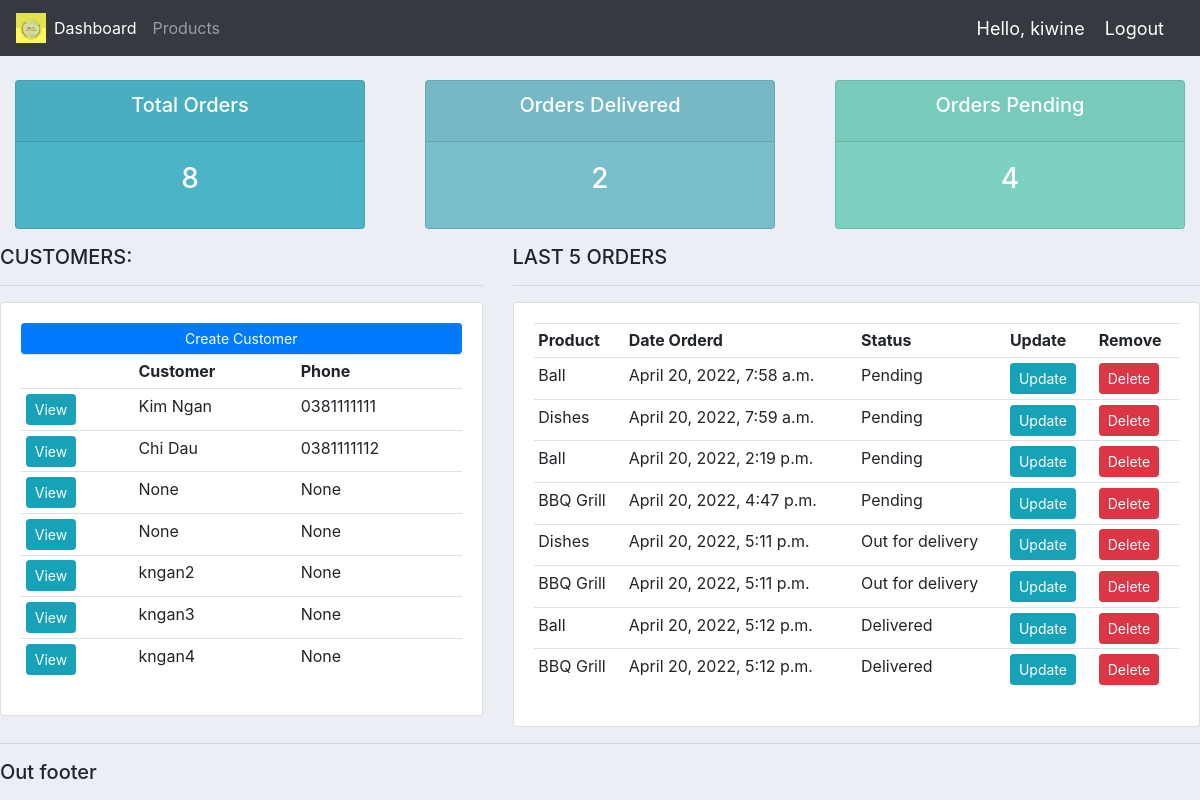
Page / (signed in) on the earlier database version.
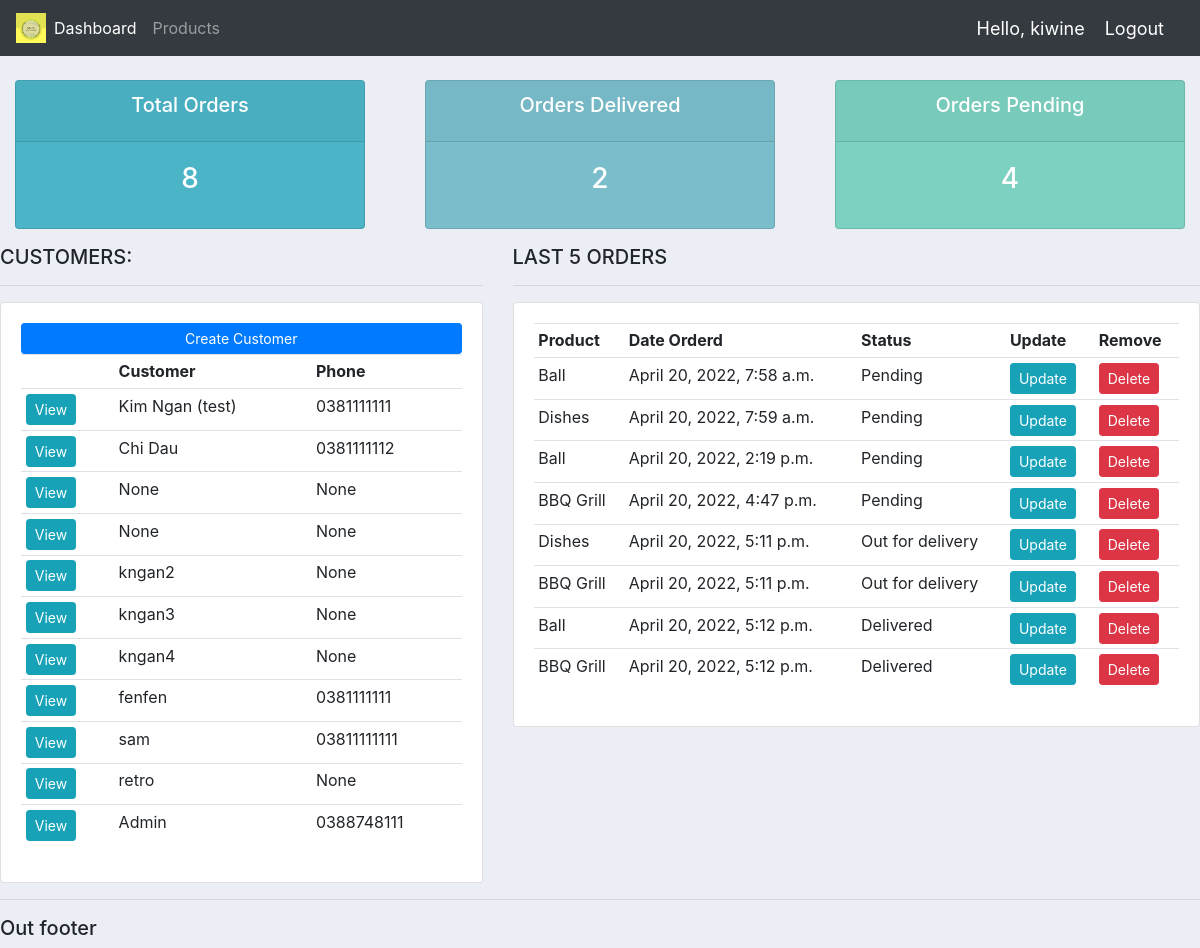
Same page on the later database version.
### accounts/models.py (models this page shows, shortened)
class Customer(models.Model): # để thêm customer vào db thì cần chạy lệnh makemigrations (python manage.py makemigrations)
	user = models.OneToOneField(User, related_name = 'customer',blank=True, null=True, on_delete=models.CASCADE)
	name = models.CharField(max_length=200, null=True) #cho phep gia tri null
	phone = models.CharField(max_length=200,null=True)
	email = models.CharField(max_length=200,null=True)
	profile_pic = models.ImageField(default = 'default_avatar.jpg',null=True, blank=True) #vì đã tạo đường dẫn media root trong urls trỏ đến thư mục static/img nên chỉ cần dẫn link hình ảnh trực tiếp
	date_created = models.DateTimeField(auto_now_add = True,null=True)

class Order(models.Model):
	STATUS = (
			('Pending','Pending'),
			('Out for delivery','Out for delivery'),
			('Delivered','Delivered'),
			)
	customer = models.ForeignKey(Customer, null=True, on_delete = models.SET_NULL)  # set khóa ngoại trỏ tới bảng Customer
	product = models.ForeignKey(Product, null=True, on_delete = models.SET_NULL)
	date_created = models.DateTimeField(auto_now_add = True,null=True)
	status = models.CharField(max_length=200, null=True, choices=STATUS)
	note = models.CharField(max_length=1000, null=True)

class Product(models.Model):
	CATEGORY = (
			('Indoor','Indoor'),
			('Outdoor','Outdoor'),
			)
	name= models.CharField(max_length=200, null=True)
	price = models.FloatField(null=True)
	category = models.CharField(max_length=200, null=True, choices=CATEGORY) #category xac dinh gia tri dua vao CATEGORY, like a dropdown menu
	discription = models.CharField(max_length=200, null=True, blank=True)
	date_created = models.DateTimeField(auto_now_add = True,null=True)
	tags = models.ManyToManyField(Tag)
	def __str__(self):  #hiện tên của object customer trên admin panel
		return str(self.name)

### accounts/decorators.py (the view)
	def wrapper_func(request, *args, **kwargs):
		group = None
		if request.user.groups.exists():
			group = request.user.groups.all()[0].name
		if group == 'customer':
			return redirect('user-page')
		if group == 'admin':
			return view_func(request, *args, **kwargs)

### accounts/views.py (called while the page is built)
@login_required(login_url='login') #dđặt trước những view muốn hạn chế truy cập, thay vào đó sẽ đi đến trang login
@admin_only #chi nhung user co role la admin thi moic co quyen truy cap vao home
def home(request):
	orders = Order.objects.all()
	customers = Customer.objects.all()
	total_customers = customers.count()
	total_orders = orders.count()
	delivered = orders.filter(status='Delivered').count()
	pending = orders.filter(status ='Pending').count()
	context = {'orders':orders,'customers':customers, 'total_customers':total_customers,
				'total_orders':total_orders,'delivered':delivered, 'pending':pending }
	return render(request,'accounts/dashboard.html',context) #render tới vị trí file dashboard.html

### accounts/templates/accounts/dashboard.html
{% extends 'accounts/main.html' %}
{% block content %}
{% include 'accounts/status.html' %}
<div class="row">
	<div class="col-md-5">
		<h5>CUSTOMERS:</h5>
		<hr>
		<div class="card card-body">
			<a class="btn btn-primary  btn-sm btn-block" href="">Create Customer</a>
			<table class="table table-sm">
				<tr>
					<th></th>
					<th>Customer</th>
					<th>Phone</th>
					{% for customer in customers %}
						<tr>
							<td><a class= "btn btn-sm btn-info" href="{% url 'customer' customer.id %}">View</a></td>
							<td> {{customer.name}} </td>
							<td> {{customer.phone}} </td>
						</tr>
					{% endfor %}
				</tr>
			</table>
		</div>
	</div>
	<div class="col-md-7">
		<h5>LAST 5 ORDERS</h5>
		<hr>
		<div class="card card-body">
			<table class="table table-sm">
				<tr>
					<th>Product</th>
					<th>Date Orderd</th>
					<th>Status</th>
					<th>Update</th>
					<th>Remove</th>
					{% for order in orders %}
						<tr>
							<td> {{order.product}} </td>
							<td> {{order.date_created}} </td>
							<td> {{order.status}} </td>
							<td> <a class= "btn btn-sm btn-info" href="{% url 'update_order' order.id %}">Update</a> </td>
							<td> <a class= "btn btn-sm btn-danger" href="{% url 'delete_order' order.id %}">Delete</a> </td>
						</tr>
					{% endfor %}
				</tr>
			</table>
		</div>
	</div>
</div>
{% endblock %}

Differences in the rows shown:
changed Customer: name "Kim Ngan" → "Kim Ngan (test)"
added Customer: name "fenfen", phone "0381111111"
added Customer: name "sam", phone "03811111111"
added Customer: name "retro", phone "None"
added Customer: name "Admin", phone "0388748111"
